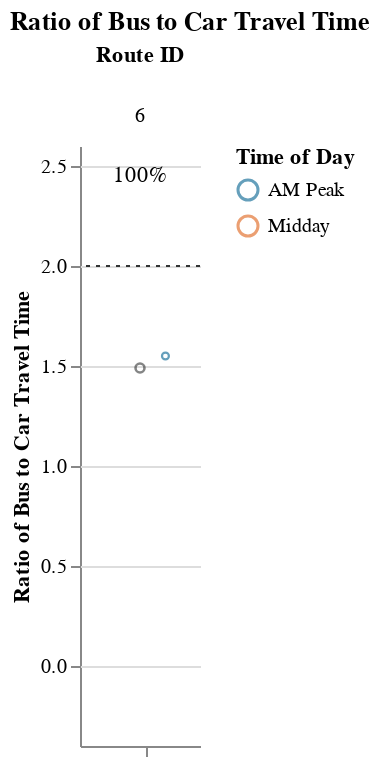
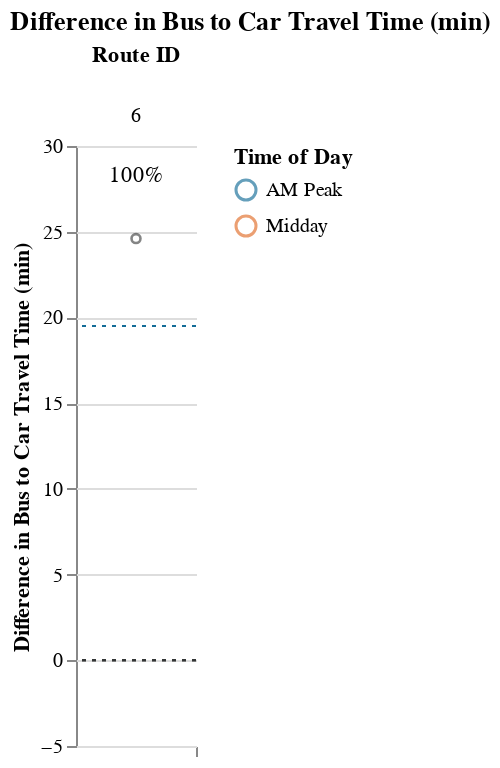

The notebook cell these images were saved under, in order:
### Markdown cell above
### Medium Routes (1-1.5 hrs)

### Code cell
route_group = "medium"
try:
    subset_routes, mult, diff  = setup_charts(df, PCT_COMPETITIVE_THRESHOLD, route_group)
    if len(subset_routes) > 0:
        display(
            Markdown(
                f"{CAPTIONS_DICT[route_group]}"
                "Within each route group, routes are sorted in descending order "
                "by % competitive trips and # trips below the additional time cut-off."
            )
        )

        display(mult)
        display(diff)
except:
    print("No routes meet this criteria.")

### Figure 1 — Vega-Lite specification as saved in the notebook (floating-point values rounded to 4 significant figures)
{"config": {"view": {"continuousWidth": 400, "continuousHeight": 300, "stroke": null}, "facet": {"spacing": 0}}, "data": {"name": "data-bc1523a96c3aebe544387c204419b294"}, "facet": {"column": {"field": "route_id", "sort": ["6"], "title": "Route ID", "type": "nominal"}}, "spec": {"layer": [{"mark": {"type": "point", "opacity": 0.65, "size": 12, "strokeWidth": 1.1}, "encoding": {"color": {"field": "time_of_day", "scale": {"range": ["#136C97", "#E16B26", "#F6BF16", "#00896B", "#7790A3", "#5B559C"]}, "sort": ["AM Peak", "Midday", "PM Peak", "Owl Service"], "title": "Time of Day", "type": "nominal"}, "tooltip": [{"field": "route_id", "type": "nominal"}, {"field": "trip_id", "type": "nominal"}, {"field": "service_hours", "type": "quantitative"}, {"field": "car_duration_hours", "type": "quantitative"}, {"field": "bus_multiplier", "type": "quantitative"}, {"field": "bus_difference", "type": "quantitative"}, {"field": "num_trips", "type": "quantitative"}, {"field": "num_competitive", "type": "quantitative"}, {"field": "pct_trips_competitive", "type": "quantitative"}, {"field": "p25", "type": "quantitative"}, {"field": "p50", "type": "quantitative"}, {"field": "p75", "type": "quantitative"}], "x": {"axis": {"grid": false, "labels": false, "ticks": true, "values": [0]}, "field": "jitter", "scale": {}, "title": null, "type": "quantitative"}, "y": {"field": "bus_multiplier", "scale": {"domain": [-0.25, 2.5]}, "title": "Ratio of Bus to Car Travel Time", "type": "quantitative"}}, "selection": {"selector003": {"type": "interval", "bind": "scales", "encodings": ["x", "y"]}}, "transform": [{"calculate": "sqrt(-2*log(random()))*cos(2*PI*random())", "as": "jitter"}], "width": 60}, {"layer": [{"mark": {"type": "point", "opacity": 0.6, "size": 20, "strokeWidth": 1.3}, "encoding": {"color": {"value": "#323434"}, "y": {"field": "bus_multiplier", "type": "quantitative"}}, "transform": [{"filter": "(datum.p50_trip === 1)"}]}, {"mark": {"type": "rule", "strokeDash": [2, 3]}, "encoding": {"color": {"value": "#323434"}, "y": {"field": "cutoff", "type": "quantitative"}}}, {"mark": {"type": "text", "align": "center", "baseline": "middle"}, "encoding": {"color": {"value": "black"}, "text": {"field": "pct_trips_competitive", "format": ".0%", "type": "quantitative"}, "tooltip": [{"field": "route_id", "type": "nominal"}, {"field": "trip_id", "type": "nominal"}, {"field": "service_hours", "type": "quantitative"}, {"field": "car_duration_hours", "type": "quantitative"}, {"field": "bus_multiplier", "type": "quantitative"}, {"field": "bus_difference", "type": "quantitative"}, {"field": "num_trips", "type": "quantitative"}, {"field": "num_competitive", "type": "quantitative"}, {"field": "pct_trips_competitive", "type": "quantitative"}, {"field": "p25", "type": "quantitative"}, {"field": "p50", "type": "quantitative"}, {"field": "p75", "type": "quantitative"}], "x": {"value": 30}, "y": {"value": 15}}, "transform": [{"calculate": "sqrt(-2*log(random()))*cos(2*PI*random())", "as": "jitter"}, {"filter": "(datum.fastest_trip === 1)"}]}]}]}, "resolve": {"scale": {"y": "shared"}}, "title": "Ratio of Bus to Car Travel Time", "$schema": "https://vega.github.io/schema/vega-lite/v4.17.0.json", "datasets": {"data-bc1523a96c3aebe544387c204419b294": [{"calitp_itp_id": 169, "trip_key": -9130655791526121727, "trip_id": "6WD6_1645", "shape_id": "6", "route_id": "6", "service_hours": 1.22, "trip_first_departure_ts": 60300, "trip_last_arrival_ts": 64680, "departure_hour": 16, "time_of_day": "Midday", "p25": 1.235, "p50": 1.25, "p75": 1.275, "p50_trip": 0, "fastest_trip": 1, "car_duration_hours": 0.84, "competitive_route": 1, "bus_multiplier": 1.45, "bus_difference": 22.8, "num_trips": 3, "num_competitive": 3, "pct_trips_competitive": 1.0, "bus_difference_spread": 4.8, "route_group": "medium", "max_trip_hrs": 1.3, "max_trip_route_group": 1.3, "name": "City of Lompoc", "caltrans_district": "05 - San Luis Obispo", "drmt_organization_name": null, "cutoff2": 19.5, "cutoff": 2}, {"calitp_itp_id": 169, "trip_key": -2574567352452424182, "trip_id": "6WD6_1300", "shape_id": "6", "route_id": "6", "service_hours": 1.25, "trip_first_departure_ts": 46800, "trip_last_arrival_ts": 51300, "departure_hour": 13, "time_of_day": "Midday", "p25": 1.235, "p50": 1.25, "p75": 1.275, "p50_trip": 1, "fastest_trip": 0, "car_duration_hours": 0.84, "competitive_route": 1, "bus_multiplier": 1.49, "bus_difference": 24.6, "num_trips": 3, "num_competitive": 3, "pct_trips_competitive": 1.0, "bus_difference_spread": 4.8, "route_group": "medium", "max_trip_hrs": 1.3, "max_trip_route_group": 1.3, "name": "City of Lompoc", "caltrans_district": "05 - San Luis Obispo", "drmt_organization_name": null, "cutoff2": 19.5, "cutoff": 2}, {"calitp_itp_id": 169, "trip_key": 2696374193022581807, "trip_id": "6WD6_0715", "shape_id": "6", "route_id": "6", "service_hours": 1.3, "trip_first_departure_ts": 26100, "trip_last_arrival_ts": 30780, "departure_hour": 7, "time_of_day": "AM Peak", "p25": 1.235, "p50": 1.25, "p75": 1.275, "p50_trip": 0, "fastest_trip": 0, "car_duration_hours": 0.84, "competitive_route": 1, "bus_multiplier": 1.55, "bus_difference": 27.6, "num_trips": 3, "num_competitive": 3, "pct_trips_competitive": 1.0, "bus_difference_spread": 4.8, "route_group": "medium", "max_trip_hrs": 1.3, "max_trip_route_group": 1.3, "name": "City of Lompoc", "caltrans_district": "05 - San Luis Obispo", "drmt_organization_name": null, "cutoff2": 19.5, "cutoff": 2}]}}

### Figure 2 — Vega-Lite specification as saved in the notebook (floating-point values rounded to 4 significant figures)
{"config": {"view": {"continuousWidth": 400, "continuousHeight": 300, "stroke": null}, "facet": {"spacing": 0}}, "data": {"name": "data-cdbb54b1920d7ba30508970b1e2c4d85"}, "facet": {"column": {"field": "route_id", "sort": ["6"], "title": "Route ID", "type": "nominal"}}, "spec": {"layer": [{"mark": {"type": "point", "opacity": 0.65, "size": 12, "strokeWidth": 1.1}, "encoding": {"color": {"field": "time_of_day", "scale": {"range": ["#136C97", "#E16B26", "#F6BF16", "#00896B", "#7790A3", "#5B559C"]}, "sort": ["AM Peak", "Midday", "PM Peak", "Owl Service"], "title": "Time of Day", "type": "nominal"}, "tooltip": [{"field": "route_id", "type": "nominal"}, {"field": "trip_id", "type": "nominal"}, {"field": "service_hours", "type": "quantitative"}, {"field": "car_duration_hours", "type": "quantitative"}, {"field": "bus_multiplier", "type": "quantitative"}, {"field": "bus_difference", "type": "quantitative"}, {"field": "num_trips", "type": "quantitative"}, {"field": "num_competitive", "type": "quantitative"}, {"field": "pct_trips_competitive", "type": "quantitative"}, {"field": "p25", "type": "quantitative"}, {"field": "p50", "type": "quantitative"}, {"field": "p75", "type": "quantitative"}], "x": {"axis": {"grid": false, "labels": false, "ticks": true, "values": [0]}, "field": "jitter", "scale": {}, "title": null, "type": "quantitative"}, "y": {"field": "bus_difference", "scale": {"domain": [-5, 27.6]}, "title": "Difference in Bus to Car Travel Time (min)", "type": "quantitative"}}, "selection": {"selector004": {"type": "interval", "bind": "scales", "encodings": ["x", "y"]}}, "transform": [{"calculate": "sqrt(-2*log(random()))*cos(2*PI*random())", "as": "jitter"}], "width": 60}, {"layer": [{"mark": {"type": "point", "opacity": 0.6, "size": 20, "strokeWidth": 1.3}, "encoding": {"color": {"value": "#323434"}, "y": {"field": "bus_difference", "type": "quantitative"}}, "transform": [{"filter": "(datum.p50_trip === 1)"}]}, {"mark": {"type": "rule", "strokeDash": [2, 3]}, "encoding": {"color": {"value": "#323434"}, "y": {"field": "cutoff", "type": "quantitative"}}}, {"mark": {"type": "rule", "strokeDash": [2, 3]}, "encoding": {"color": {"value": "#136C97"}, "y": {"field": "cutoff2", "type": "quantitative"}}}, {"mark": {"type": "text", "align": "center", "baseline": "middle"}, "encoding": {"color": {"value": "black"}, "text": {"field": "pct_trips_competitive", "format": ".0%", "type": "quantitative"}, "tooltip": [{"field": "route_id", "type": "nominal"}, {"field": "trip_id", "type": "nominal"}, {"field": "service_hours", "type": "quantitative"}, {"field": "car_duration_hours", "type": "quantitative"}, {"field": "bus_multiplier", "type": "quantitative"}, {"field": "bus_difference", "type": "quantitative"}, {"field": "num_trips", "type": "quantitative"}, {"field": "num_competitive", "type": "quantitative"}, {"field": "pct_trips_competitive", "type": "quantitative"}, {"field": "p25", "type": "quantitative"}, {"field": "p50", "type": "quantitative"}, {"field": "p75", "type": "quantitative"}], "x": {"value": 30}, "y": {"value": 15}}, "transform": [{"calculate": "sqrt(-2*log(random()))*cos(2*PI*random())", "as": "jitter"}, {"filter": "(datum.fastest_trip === 1)"}]}]}]}, "resolve": {"scale": {"y": "shared"}}, "title": "Difference in Bus to Car Travel Time (min)", "$schema": "https://vega.github.io/schema/vega-lite/v4.17.0.json", "datasets": {"data-cdbb54b1920d7ba30508970b1e2c4d85": [{"calitp_itp_id": 169, "trip_key": -9130655791526121727, "trip_id": "6WD6_1645", "shape_id": "6", "route_id": "6", "service_hours": 1.22, "trip_first_departure_ts": 60300, "trip_last_arrival_ts": 64680, "departure_hour": 16, "time_of_day": "Midday", "p25": 1.235, "p50": 1.25, "p75": 1.275, "p50_trip": 0, "fastest_trip": 1, "car_duration_hours": 0.84, "competitive_route": 1, "bus_multiplier": 1.45, "bus_difference": 22.8, "num_trips": 3, "num_competitive": 3, "pct_trips_competitive": 1.0, "bus_difference_spread": 4.8, "route_group": "medium", "max_trip_hrs": 1.3, "max_trip_route_group": 1.3, "name": "City of Lompoc", "caltrans_district": "05 - San Luis Obispo", "drmt_organization_name": null, "cutoff2": 19.5, "cutoff": 0}, {"calitp_itp_id": 169, "trip_key": -2574567352452424182, "trip_id": "6WD6_1300", "shape_id": "6", "route_id": "6", "service_hours": 1.25, "trip_first_departure_ts": 46800, "trip_last_arrival_ts": 51300, "departure_hour": 13, "time_of_day": "Midday", "p25": 1.235, "p50": 1.25, "p75": 1.275, "p50_trip": 1, "fastest_trip": 0, "car_duration_hours": 0.84, "competitive_route": 1, "bus_multiplier": 1.49, "bus_difference": 24.6, "num_trips": 3, "num_competitive": 3, "pct_trips_competitive": 1.0, "bus_difference_spread": 4.8, "route_group": "medium", "max_trip_hrs": 1.3, "max_trip_route_group": 1.3, "name": "City of Lompoc", "caltrans_district": "05 - San Luis Obispo", "drmt_organization_name": null, "cutoff2": 19.5, "cutoff": 0}, {"calitp_itp_id": 169, "trip_key": 2696374193022581807, "trip_id": "6WD6_0715", "shape_id": "6", "route_id": "6", "service_hours": 1.3, "trip_first_departure_ts": 26100, "trip_last_arrival_ts": 30780, "departure_hour": 7, "time_of_day": "AM Peak", "p25": 1.235, "p50": 1.25, "p75": 1.275, "p50_trip": 0, "fastest_trip": 0, "car_duration_hours": 0.84, "competitive_route": 1, "bus_multiplier": 1.55, "bus_difference": 27.6, "num_trips": 3, "num_competitive": 3, "pct_trips_competitive": 1.0, "bus_difference_spread": 4.8, "route_group": "medium", "max_trip_hrs": 1.3, "max_trip_route_group": 1.3, "name": "City of Lompoc", "caltrans_district": "05 - San Luis Obispo", "drmt_organization_name": null, "cutoff2": 19.5, "cutoff": 0}]}}
